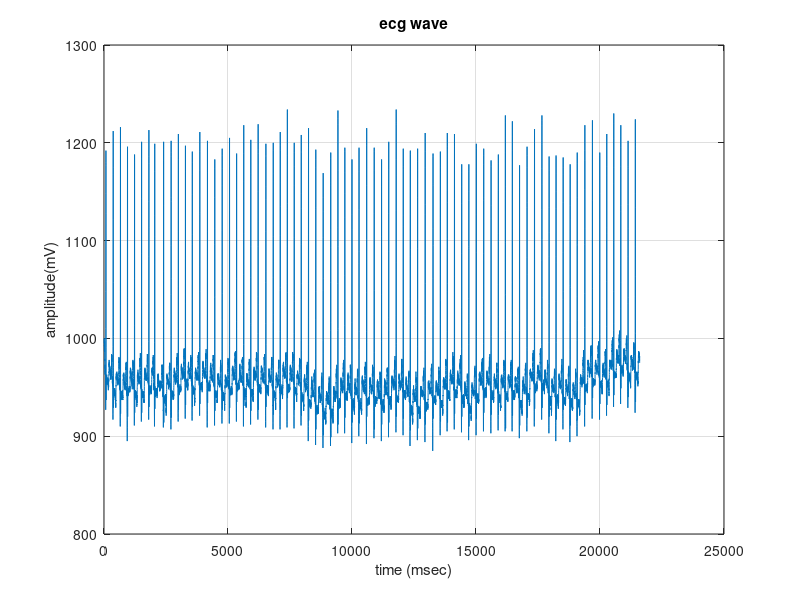
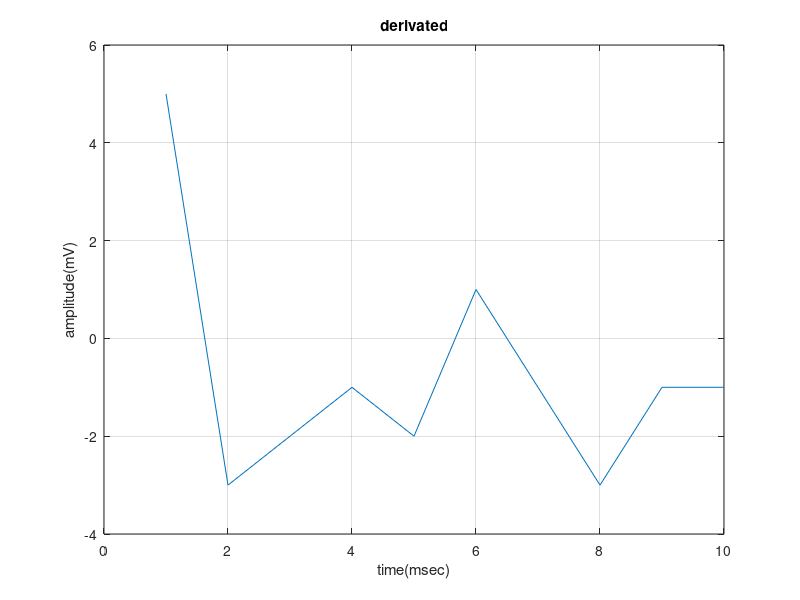
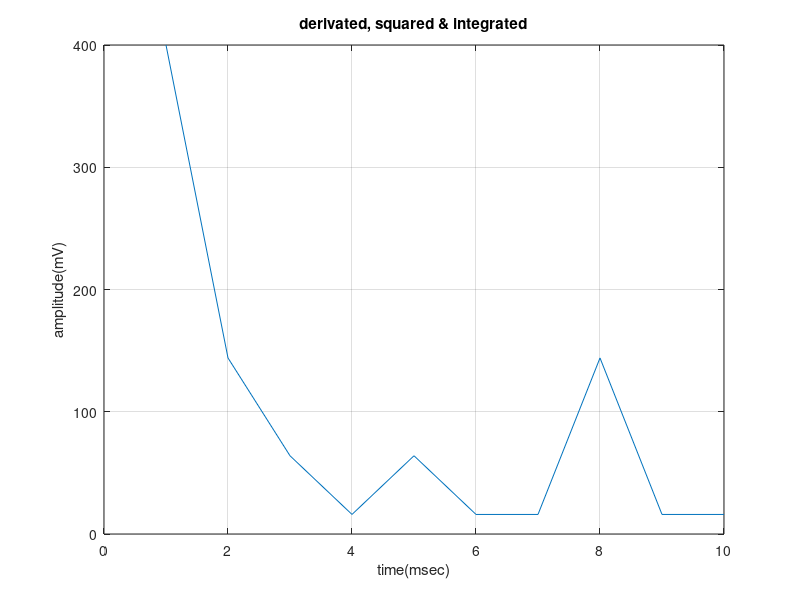

Source code (MATLAB) for these figures, in order: (Note: this script raises an error after producing the figures.)
clc; clear all; close all;
load('100m.mat');
x=val(1,:);
ecg=x';
figure(1);
plot(ecg); grid on;
title('ecg wave'); xlabel('time (msec)'); ylabel('amplitude(mV)');
N=8; M=8;
k=input('enter the total no.of samples ');
% n=0:1:k; 
figure
n=1:1:2*k;
    for i=0:1:7
         x=ecg(n);         y=ecg(n+i+1);         z=ecg(n+i); 
          y1=y-z;          x2=y1.*y1;          x3=abs(x2);
          a(n)=x3*(N+i+1);
    end
%      disp(a); 
plot(y1);  grid on; 
title('derivated'); xlabel('time(msec)'); ylabel('amplitude(mV)');
figure;
plot(a);  grid on;
title('derivated, squared & integrated'); 
xlabel('time(msec)'); ylabel('amplitude(mV)');
%      hold on;
    figure
 n=1:1:k;
% j=1:7 %           plot(n,((a(n-j)/M)));
s1=a(n); s2=a(n+1); s3=a(n+2); s4=a(n+3); s5=a(n+4); s6=a(n+5);
s7=a(n+6); s8=a(n+7); s9=a(n+8); s10=a(n+9); s11=a(n+10); 
s12=a(n+11); s13=a(n+12); s14=a(n+13); s15=a(n+14); s16=a(n+15);
s=(s1+s2+s3+s4+s5+s6+s7+s8+s9+s10+s11+s12+s13+s14+s15+s16)/16;
disp(s); plot(n,s); grid on; hold on;
title('moving averager'); xlabel('time(msec)'); ylabel('amplitude(mV)');

figure
v=hilbert(s);
subplot(4,1,1);
 plot(n,real(v)); grid on; hold on;
 title('hilbert transform real part = moving avg.');
 xlabel('time(msec)'); ylabel('amplitude(mV)');
 subplot(4,1,2);
 stem(n,imag(v)); grid on; hold on;
 title('hilbert transform imaginary part = zero crossings'); 
 xlabel('time(msec)'); ylabel('amplitude(mV)');
% 
z1=zeros(1,k); 

for i=1:1:k
    
    if s(i)>20000 
       z1(i)=1;
    end;
    
end;
 subplot(4,1,3); stem(z1); grid on; hold on;

  z2=zeros(1,k);

for i=1:1:k-1
    
    if z1(i)==1
     diff(i)=s(i+1)-s(i);
         if diff(i)<0
           z2(i)=1;
         end;
    end;
    
end;
  subplot(4,1,4); stem(z2); grid on; hold on;
  
  
 
%  
%  z2=zeros(1,k);
%  
% for j=1:1:k-1
%     
%     if imag(v)< 20000
%        if imag(v)> -20000
%          z2(j)=1;
%     
%        end;
%       end;
%   end;
%   subplot(4,1,4); stem(z2); grid on; hold on;

  

% for i=1:1:k-1
%     if z1(i)==1
%       if angle(v)< 1
%        if angle(v)> -1
%          z2(i)=1;
%        end;
%        end;
%       end;
%  end;
%   subplot(4,1,4); stem(z2); grid on; hold on;
% 
%   
%   
  
% % plot(n,x); % plot(n,abs(x1)); % plot(n,a);% plot(n,b(n)); % plot(n,c(n));
% % hn4=fir1(N-1,fc,hamming(N));
% % [hn4,f4]=freqz(hn4,1,512,fs);
% % figure; % plot(f4,20*log10(abs(hn4)));